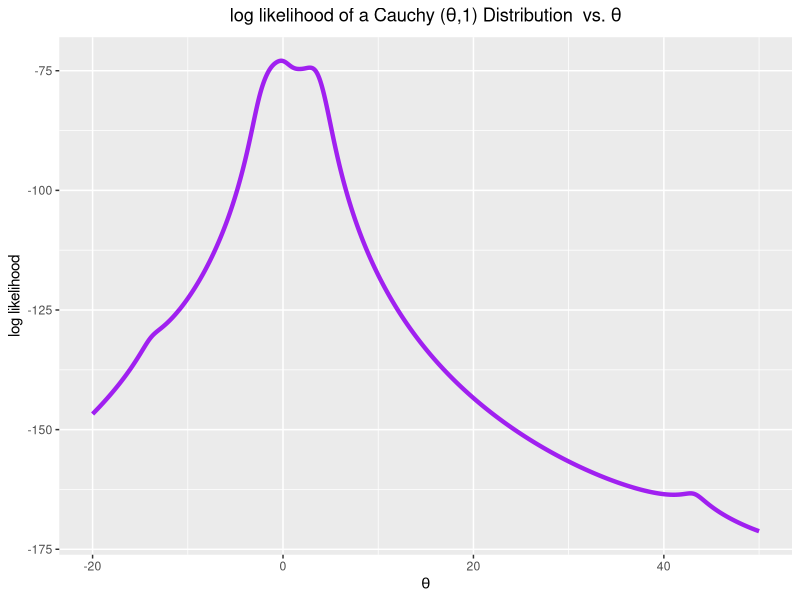

Write R code to recreate this figure.
## ---- chunk 1
knitr::opts_chunk$set(echo = TRUE)
library(ggplot2)
library(tidyverse)
library(gridExtra) #gives you grid.arrange()
library(knitr)     #making tables
## ---- chunk 2
#Create a vector of the data from the Cauchy distribution
x <- c(1.77, -0.23, 2.76, 3.80, 3.47, 56.75, -1.34, 4.24, -2.44, 3.29, 3.71, -2.40,
       4.53, -0.07, -1.05, -13.87, -2.53, -1.75, 0.27, 43.21)
## ---- chunk 3
#set a range of values for theta
theta <- seq(-20, 50, 0.1)

#Create a function for the log likelihood
log_like_func <- function(theta, x){
  llikelihood <- c()  
  for (i in 1:length(theta)){
      llikelihood[i] <- (-length(x) * log (pi) - sum(log(1 + (x - theta[i])^2)))
    }
  return(llikelihood)
}

#Create a data frame for use with ggplot
log_like_1 <- log_like_func(theta, x)
like_df <- data.frame(log_like_1, theta)

#Use ggplot to make a nice plot of the log likelihood vs. theta
ggplot(data = like_df, aes(x = theta, y = log_like_1)) +
         geom_line(color = "purple", lwd = 1.5) +
         labs(x = expression(theta), y = "log likelihood", 
         title = expression(paste("log likelihood of a Cauchy (",theta, ",1) Distribution  vs. ",theta))) +               
         theme(plot.title = element_text(hjust = 0.5))
## ---- chunk 4
x_mean <- mean(x)
start_values <- c(-11, -1, 0, 1.5, 4, 4.7, x_mean, 7, 8, 38)

#Newton-Raphson method from assignment 2
newtons_meth <- function(h, x, theta_0, iter, eps){
	#h is the ratio of g'/g''
  #x is the data
  #theta_0 is the initial guess for theta
  #iter is the number of iterations
  #eps is the error term and stop condition
  
  theta_opt_newt <<- NULL         #Initialize the theta_opt_newt variable
                                  #(global variable for use outside the function)
  i_newt <<- NULL                 #Initialize the loop variable 
                                  #(global variable for use outside the function)
  
  theta_opt_newt <- theta_0
	
  for (i_newt in 1:iter){
		 
       #Code to implement the Newton-Raphson method
        theta_opt_newt[i_newt + 1] <- theta_opt_newt[i_newt] - h(theta_opt_newt[i_newt], x)        
		
          #Code to check for convergence criteria
          if(i_newt > 1 && (abs(theta_opt_newt[i_newt + 1] - theta_opt_newt[i_newt]) < eps)) {
	    
	          #accuracy criteria met, output a message to the user that includes the number of
            #iterations and the value of theta
	          cat("The number of iterations for convergence is", i_newt,".",
	          "The optimized value of the function is", theta_opt_newt[i_newt + 1])
	      
	          #set final values for global variables 
            theta_opt_newt <<- theta_opt_newt[i_newt + 1]
            i_newt <<- i_newt
       
            #silent return so that NULL isn't output
            return(cat(""))
	      
          }
        
       }
    
    #Code to check for lack of convergence
    if(abs(theta_opt_newt[i_newt + 1] - theta_opt_newt[i_newt]) >= eps){
    
    #Warning message to the user if Newton's method fails to converge
    cat("Warning - This method failed to converge in", iter, "iterations.")
             #Set final values for global variable
             theta_opt_newt <<- theta_opt_newt[i_newt + 1]
             i_newt <<- NA
    }

}

#Create a function for the derivative of the log likelihood
dll <- function(theta, x){2*sum((x - theta) / (1 + (x - theta)^2))}

#Create a function for the second derivative of the log likelihood
d2ll <- function(theta, x){2*sum(((x - theta)^2 - 1) / ((1 + (x - theta)^2)^2))}

#Create a function for the ratio of dll and d2ll
dll_d2ll <- function(theta, x){(2*sum((x - theta) / (1 + (x - theta)^2))) / 
                              (2*sum(((x - theta)^2 - 1) / ((1 + (x - theta)^2)^2)))}

eps = .01
iter = 100

#Create a vector to store all of the theta MLEs from the different start values
theta_MLE <- c(rep(NA, 10))
#Create a vector to store the number of iterations for the different start values
iter_MLE <- c(rep(NA, 10))

for(i in 1:length(start_values)){
      capture.output(newtons_meth(dll_d2ll, x, start_values[i],  iter, eps))
      theta_MLE[i] <- theta_opt_newt
      iter_MLE[i] <- i_newt
}

theta_MLE_matrix <- matrix(c(start_values, theta_MLE, iter_MLE), nrow = 10, ncol = 3)
theta_MLE_matrix
## ---- chunk 5
#Use kable to make a nice table of the Newton-Raphson results
kable(theta_MLE_matrix, col.names = c("Initial Value", "Est $\\Theta$", "Iterations"),
      align = "ccc", caption = 
        "Results of The Newton-Raphson Method at Different Initial Values")
## ---- chunk 6
#Using the interval bisection method code from assignment 2 with slight mods

#initialize variables to be used in the function
l = -1
r = 1
iter = 100

int_bisec <- function(dg, x, l, r, iter, eps){
	#dg is the objective function
  #x is the data
  #l is the left endpoint of the interval
  #r is the right endpoint of the interval
  #iter is the number of iterations
  #eps is the error term and stop condition
  
  theta_opt_bisec <<- NULL    #Initialize the theta_opt_bisec variable
                              #(global variable for use outside the function)
  i_bisec <<- NULL            #Initialize the loop variable 
                              #(global variable for use outside the function)
  
  for (i_bisec in 1:iter){
      
        #Code to implement the bisection method
        theta_opt_bisec[i_bisec] <- (l+r)/2        
		
		    if (dg(l, x)*dg(theta_opt_bisec[i_bisec], x)<0){  
			
		      r <- theta_opt_bisec[i_bisec]
		
		    }
		
		    else {
		  
			    l <- theta_opt_bisec[i_bisec]
			
		    }
		
	      #Code to check for convergence criteria
        if(i_bisec > 1 && (abs(theta_opt_bisec[i_bisec] - theta_opt_bisec[i_bisec-1]) < eps)){
	    
	          #accuracy criteria met, output a message to the user that includes
            #the number of iterations and the value of theta
	          cat("The number of iterations for convergence is", i_bisec,".", 
	          "The optimized value of the function is", theta_opt_bisec[i_bisec])
	      
	          #set final values for global variables 
            theta_opt_bisec <<- theta_opt_bisec
            i_bisec <<- i_bisec
       
            #silent return so that NULL isn't output
            return(cat(""))
	      
	        }
	}
    
    #Code to check for lack of convergence
    if(abs(theta_opt_bisec[i_bisec] - theta_opt_bisec[i_bisec-1]) >= eps){
    
    #Warning message to the user if the bisection method fails to converge
    cat("Warning - This method failed to converge in", iter, "iterations.")
    }

}

#Run int_bisec for the range specified
int_bisec(dll, x, l, r, iter, eps)
## ---- chunk 7
#Use code for the secant method from assignment 2
secant_meth <- function(dg, x, theta_0, theta_1, iter, eps){
	#dg is the derivative of the object function
  #x is the data
  #x_0 is an initial guess
  #x_1 is an initial guess
  #iter is the number of iterations
  #eps is the error term and stop condition
  
  theta_opt_secant <<- NULL     #Initialize the theta_opt_newt variable
                                #(global variable for use outside the function)
  i_secant <<- NULL             #Initialize the loop variable
                                #(global variable for use outside the function)
  
  theta_opt_secant <- c()
  theta_opt_secant[1] <- theta_0
  theta_opt_secant[2] <- theta_1
	
  for (i_secant in 3:(iter + 3)){
		
       #Code to implement the secant method
       h <- dg(theta_opt_secant[i_secant - 1], x) * (theta_opt_secant[i_secant - 1] - 
                                                       theta_opt_secant[i_secant - 2]) / 
         ((dg(theta_opt_secant[i_secant - 1], x) - dg(theta_opt_secant[i_secant - 2], x)))
		  
       theta_opt_secant[i_secant] <- theta_opt_secant[i_secant - 1] - h        
		
          #Code to check for convergence criteria
          if(i_secant > 3 && (abs(theta_opt_secant[i_secant] - theta_opt_secant[i_secant - 1]) < eps)) {
	    
	          #accuracy criteria met, output a message to the user
            #that includes the number of iterations and the value of theta
	          cat("The number of iterations for convergence is", i_secant - 2,".",
	          "The optimized value of the function is", theta_opt_secant[i_secant])
	      
	          #set final values for global variables 
            theta_opt_secant <<- theta_opt_secant[i_secant]
            i_secant <<- i_secant - 2                  #Subtract 2 for our first 2 initial guesses
       
            #silent return so that NULL isn't output
            return(cat(""))
	      
          }
        
       }
    
    #Code to check for lack of convergence
    if(abs(theta_opt_secant[i_secant] - theta_opt_secant[i_secant - 1]) >= eps){
    
    #Warning message to the user if the secant method fails to converge
    cat("Warning - This method failed to converge in", iter, "iterations.")
    }

}

#initialize variables to be used in the function
iter = 100
theta_0 = -2
theta_1 = -1
secant_meth(dll, x, theta_0, theta_1, iter, eps)

#Run secant_meth again with different initial values
iter = 100
theta_0 = -3
theta_1 = 3
secant_meth(dll, x, theta_0, theta_1, iter, eps)
## ---- chunk 8
#Using modified code from assignment 2

#Set the interval
interval <- c(-1:1)

#Set the tolerance for convergence
eps <- 0.01

fun_opt <- function(g, x, interval, eps){
  opt <- optimize(g, interval, maximum = TRUE, tol = eps, x = x)
  return(opt)
}

opt_fun_out <- fun_opt(log_like_func, x, interval, eps)
opt_fun_out
